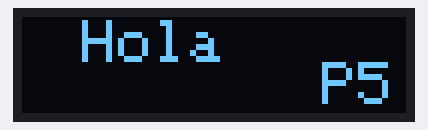
Recording of a program running on a simulated ESP32-S3. Shown: 128×32 one-colour display.

Above: at 0.1 s.

The program:

main.cpp
```cpp
#include <Wire.h>
#include <Adafruit_GFX.h>
#include <Adafruit_SSD1306.h>

// Configuración de la pantalla OLED
#define SCREEN_WIDTH 128
#define SCREEN_HEIGHT 32
#define OLED_RESET -1
#define SCREEN_ADDRESS 0x3C  // Dirección I2C de la pantalla

Adafruit_SSD1306 display(SCREEN_WIDTH, SCREEN_HEIGHT, &Wire, OLED_RESET);

void setup() {

  Wire.begin(4, 17);  // SDA = GPIO 8, SCL = GPIO 9

  Serial.begin(115200);

  // Inicializar pantalla OLED
  if (!display.begin(SSD1306_SWITCHCAPVCC, SCREEN_ADDRESS)) {
    Serial.println("Error al iniciar SSD1306");
    for (;;);
  }

  display.clearDisplay();   // Limpiar pantalla
  display.setTextSize(2);   // Tamaño del texto
  display.setTextColor(SSD1306_WHITE); // Color blanco

  // Mostrar "Hola" en la primera línea
  display.setCursor(20, 1);
  display.println("Hola");

  // Mostrar "P5" en la segunda línea
  display.setCursor(100, 15);
  display.println("P5");

  display.display(); // Actualizar pantalla
}

void loop() {
  // No hace falta repetir, la pantalla mantiene el texto
}
```
